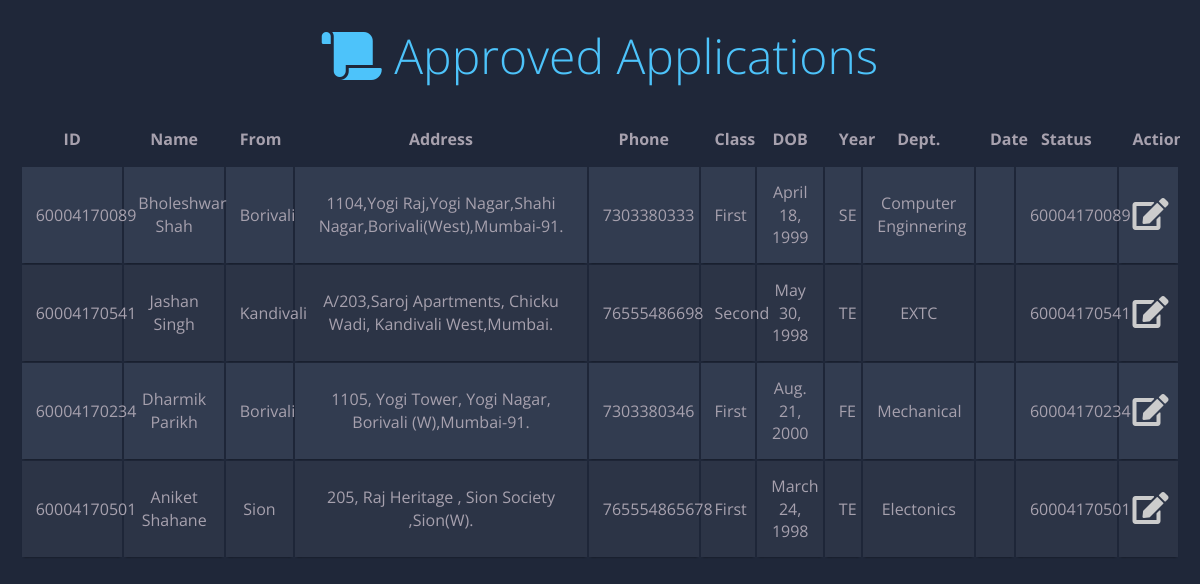
/college/, run on the app's committed database.
### collegeApplication/models.py (models this page shows)
class CollegeApplication(models.Model):
    year_choices =(
        ('FE', 'First Year'),
        ('SE', 'Second Year'),
        ('TE', 'Third Year'),
        ('BE', 'Fourth Year')
    )
    student_photo = models.ImageField(upload_to='students/%m/%d/', blank=True)
    student_collegeId = models.CharField(max_length=255)
    student_emailId = models.EmailField()
    student_aadharId = models.CharField(max_length=255)
    student_fullname = models.CharField(max_length=1024)
    student_contact = models.CharField(max_length=100)
    student_dob = models.DateField()
    student_year = models.CharField(choices=year_choices, max_length=20)
    student_department = models.CharField(max_length=512)
    student_address = models.TextField()
    trainClasses = (
        ('First', 'First Class'),
        ('Second', 'Second Class')
    )
    source_station = models.CharField(max_length=255)
    destination_station = models.CharField(max_length=255)
    train_class = models.CharField(choices=trainClasses, max_length=50)
    isApproved_college = models.BooleanField(default=False)
    application_date = models.DateTimeField(default=timezone.now())
    def __str__(self):
        return self.student_fullname

### collegeApplication/views.py (the view)
# urls.py: path('', views.college, name='college'),
def college(request):
	Collegdeets=CollegeApplication.objects.all()
	deets={'details':Collegdeets}
	print(Collegdeets)
	return render(request,'tables/tableApproved.html',deets)

### templates/tables/tableApproved.html (shortened to what this page needs)
{% load static %}
<!DOCTYPE html>
<html lang="en" >
<head>
  <link rel="stylesheet" href="{% static 'css/style.css' %}"><link rel="stylesheet" href="https://use.fontawesome.com/releases/v5.7.1/css/all.css">
</head>
<body>
<h1><i class="fas fa-scroll"></i> Approved Applications</h1>
<table class="container">
	<thead>
		<tr>
			<th>ID</th>
      <th>Name</th>
      <th>From</th>
      <th>Address</th>
      <th>Phone</th>
      <th>Class</th>
      <th>DOB</th>
      <th>Year</th>
      <th>Dept.</th>
      <th>Date</th>
      <th>Status</th>
      <th>Actions</th>
		</tr>
	</thead>
	<tbody>
            {% for student in details %}
		<tr>
      <td>{% if student.isApproved_college %}
            <span class="approved">{{student.student_collegeId}}</span>
            {% else %}
            <span class="pending">{{student.student_collegeId}}</span>
            {% endif %}
      </td>
      <td>{{student.student_fullname}}</td>
      <td>{{student.source_station}}</td>
      <td>{{student.student_address}}</td>
      <td>{{student.student_contact}}</td>
      <td>{{student.train_class}}</td>
      <td>{{student.student_dob}}</td>
      <td>{{student.student_year}}</td>
      <td>{{student.student_department}}</td>
      <td>{{student.student_application_date}}</td>
      <td>{{student.student_collegeId}}</td>
      <td><a href="#" style="color: #ccc;"><i class="fas fa-edit fa-2x hover-pointer"></i></a></td>
		</tr>
            {% endfor %}
	</tbody>
</table>
</body>
</html>

### collegeApplication/static/css/style.css (style rules this page uses)
body { font-family: 'Open Sans', sans-serif; font-weight: 300; line-height: 1.42em; color:#A7A1AE; background-color:#1F2739; }
h1 { font-size:3em; font-weight: 300; line-height:1em; text-align: center; color: #4DC3FA; }
.container td { font-weight: normal; font-size: 1em; -webkit-box-shadow: 0 2px 2px -2px #0E1119; -moz-box-shadow: 0 2px 2px -2px #0E1119; box-shadow: 0 2px 2px -2px #0E1119; }
.container { text-align: center; overflow: hidden; width: 98%; margin: 0 auto; display: table; padding: 0 0 0 0; }
.container td, .container th { padding: 1.2%; }
.container tr:nth-child(odd) { background-color: #323C50; }
.container tr:nth-child(even) { background-color: #2C3446; }
.container th { background-color: #1F2739; }

### data on the page
CollegeApplication: student_collegeId "60004170089", student_fullname "Bholeshwar Shah", source_station "Borivali", student_address "1104,Yogi Raj,Yogi Nagar,Shahi Nagar,Borivali(West),Mumbai-91.", student_contact "7303380333", train_class "First", student_dob "April 18, 1999", student_year "SE", student_department "Computer Enginnering"
CollegeApplication: student_collegeId "60004170541", student_fullname "Jashan Singh", source_station "Kandivali", student_address "A/203,Saroj Apartments, Chicku Wadi, Kandivali West,Mumbai.", student_contact "76555486698", train_class "Second", student_dob "May 30, 1998", student_year "TE", student_department "EXTC"
CollegeApplication: student_collegeId "60004170234", student_fullname "Dharmik Parikh", source_station "Borivali", student_address "1105, Yogi Tower, Yogi Nagar, Borivali (W),Mumbai-91.", student_contact "7303380346", train_class "First", student_dob "Aug. 21, 2000", student_year "FE", student_department "Mechanical"
CollegeApplication: student_collegeId "60004170501", student_fullname "Aniket Shahane", source_station "Sion", student_address "205, Raj Heritage , Sion Society ,Sion(W).", student_contact "765554865678", train_class "First", student_dob "March 24, 1998", student_year "TE", student_department "Electonics"
